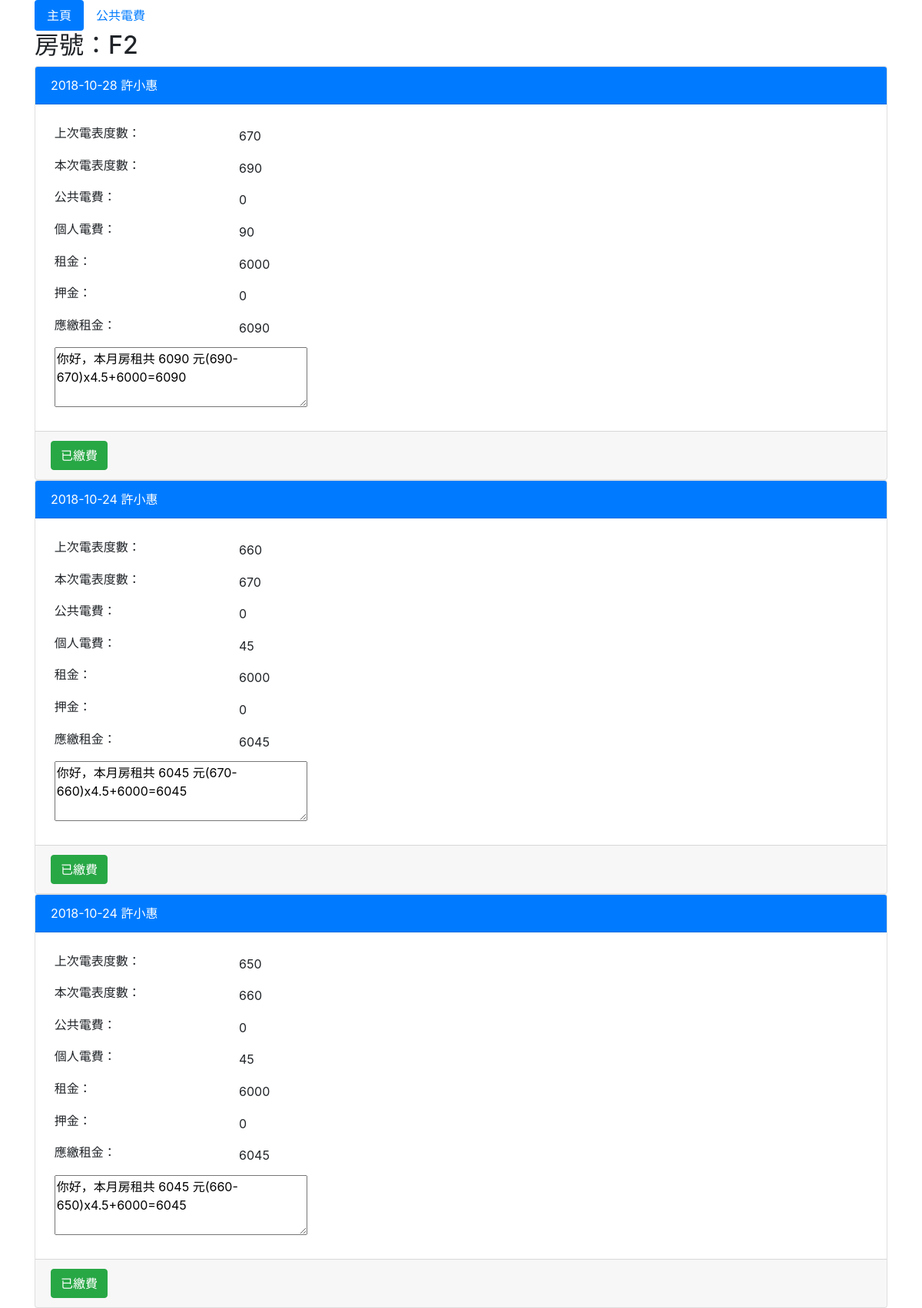
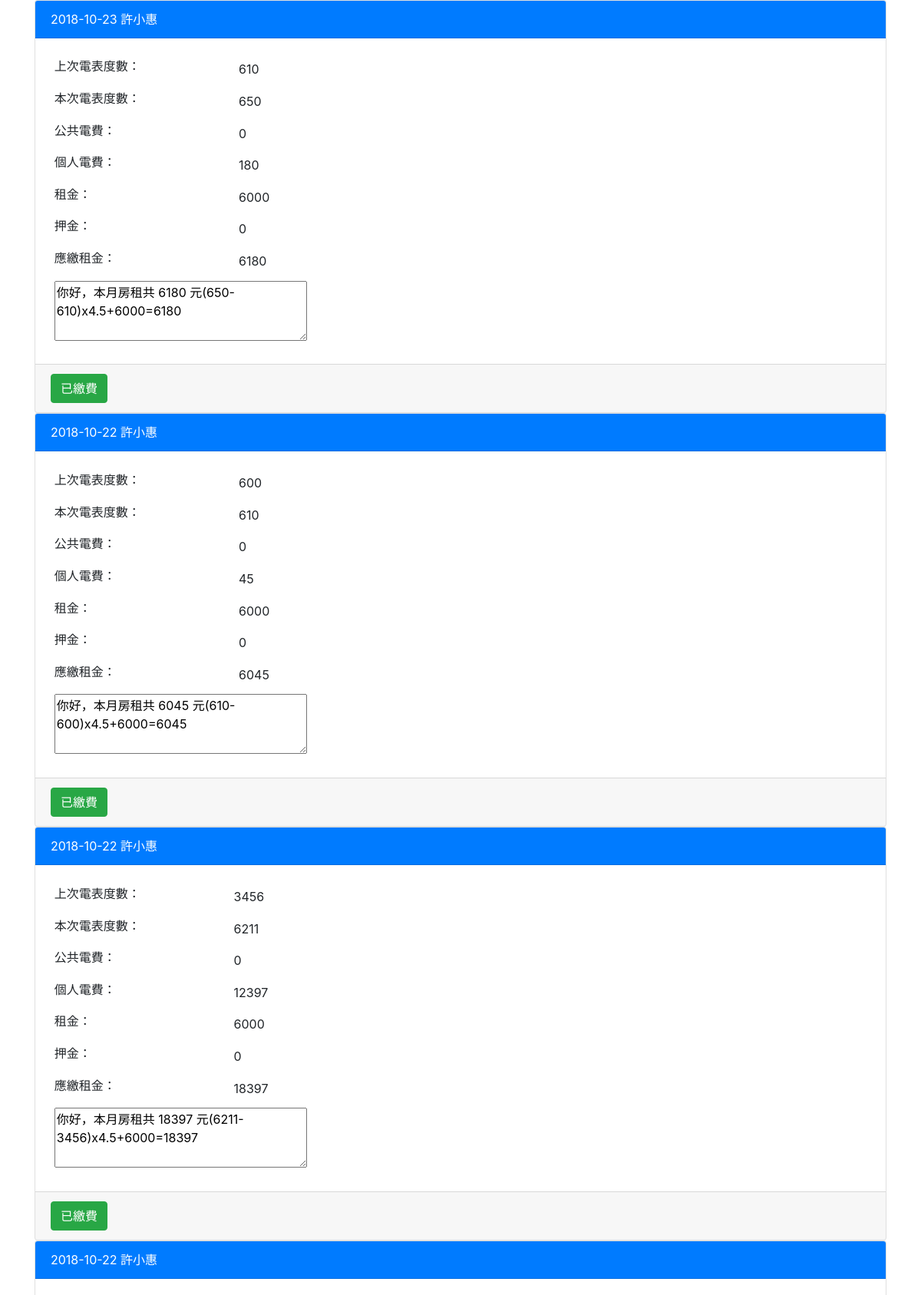
The app's page /polls/list/2 (upper part) with its own data (2 pictures, top to bottom).
### polls/models.py (models this page shows, shortened)
class DTSF02(models.Model):
	DTSF01 = models.ForeignKey(DTSF01, on_delete=models.CASCADE)
	INPUT_DATE = models.CharField(max_length=10)
	LAST_DEGREES = models.IntegerField(default=0)
	THIS_DEGREES = models.IntegerField(default=0)
	RENT_AMT = models.IntegerField(default=0)
	PUB_ELECTRIC_AMT = models.IntegerField(default=0)
	ELECTRIC_AMT =  models.IntegerField(default=0)
	DIPOSIT_AMT =  models.IntegerField(default=0)
	TOTAL_AMT =  models.IntegerField(default=0)
	MESSAGE = models.CharField(max_length=200)
	IS_CONF = models.BooleanField(default=False)

class DTSF01(models.Model):
	ROOM = models.CharField(max_length=3)
	BEGIN_DATE = models.CharField(max_length=10)
	NAME = models.CharField(max_length=20)
	END_DATE = models.CharField(max_length=10)
	CELL_PHONE = models.CharField(max_length=10)
	RENT_AMT = models.IntegerField(default=0)
	DIPOSIT = models.IntegerField(default=0)
	PUB_DASHBOARD = models.CharField(max_length=3,blank=True)
	THIS_DEGREES = models.IntegerField(default=0)
	TIMES = models.FloatField(default=0.0)
	ADDRESS = models.CharField(max_length=50)
	STATUS = models.CharField(max_length=1)

### polls/views.py (the view)
# urls.py: path('list/<int:dashboard_id>', views.list, name='list'),
def list(request, dashboard_id):
    DTSF01vo = get_object_or_404(DTSF01, pk=dashboard_id)
    DTSF02_list = DTSF01vo.dtsf02_set.order_by("-INPUT_DATE","-pk")
    return render(request, 'detail.html', locals())

### polls/templates/detail.html (shortened to what this page needs)
{% include "head.html" %}
{% load static %}
<div class="container">
  <ul class="nav nav-pills">
    <li class="nav-item">
      <a class="nav-link active" href="/polls/">主頁</a>
    <li class="nav-item">
      <a class="nav-link" href="/polls/electric/">公共電費</a>
  </ul>
</div>
<div class="container">
{% if DTSF02_list %}
	{% for sf02 in DTSF02_list %}
		{% if forloop.first %}
			  <h2>房號：{{DTSF01vo.ROOM}}</h2>
		{% endif %}
		<div class="card ">
			<div class="card-header bg-primary text-white">
				{% if sf02.IS_CONF %}
					{{ sf02.INPUT_DATE }}  {{DTSF01vo.NAME}}
				{% else %}
					<font color="pink" id="bill_title{{sf02.id}}">{{ sf02.INPUT_DATE }}  {{DTSF01vo.NAME}}</font>
				{% endif %}
			</div>
			<div class="card-body">
				<table class="table-sm"><tr>
					<td><label>上次電表度數</label>：<td>{{ sf02.LAST_DEGREES }}</td><tr>
					<td><label>本次電表度數</label>：<td>{{ sf02.THIS_DEGREES }}</td><tr>
					<td><label>公共電費</label>：<td>{{ sf02.PUB_ELECTRIC_AMT }}</td><tr>
					<td><label>個人電費</label>：<td>{{ sf02.ELECTRIC_AMT }}</td><tr>
					<td><label>租金</label>：<td>{{ sf02.RENT_AMT }}</td><tr>
					<td><label>押金</label>：<td>{{ sf02.DIPOSIT_AMT }}</td><tr>
					<td><label>應繳租金</label>：<td>{{ sf02.TOTAL_AMT }}</td><tr>
					<td colspan="2"><textarea cols="30" rows="3">{{ sf02.MESSAGE }}</textarea></td></table>
			</div>
			<div class="card-footer">
				{% if sf02.IS_CONF %}
					<button type="button" class="btn btn-success">已繳費</button>
				{% else %}
					<button type="button" class="btn btn-danger bill" data-id="{{sf02.id}}">待繳費</button>
				{% endif %}
			</div>
		</div>
	{% endfor %}
{% else %}
	找不到房號 {{DTSF01vo.ROOM}} 任何紀錄
{% endif %}
</div>
{% include "footer.html" %}

### records on screen
DTSF02: INPUT_DATE "2018-10-28", LAST_DEGREES "670", THIS_DEGREES "690", PUB_ELECTRIC_AMT "0", ELECTRIC_AMT "90", RENT_AMT "6000", DIPOSIT_AMT "0", TOTAL_AMT "6090", MESSAGE "你好，本月房租共 6090 元(690-670)x4.5+6000=6090", IS_CONF "已繳費"
DTSF01: ROOM "F2", NAME "許小惠"
DTSF02: INPUT_DATE "2018-10-24", LAST_DEGREES "660", THIS_DEGREES "670", PUB_ELECTRIC_AMT "0", ELECTRIC_AMT "45", RENT_AMT "6000", DIPOSIT_AMT "0", TOTAL_AMT "6045", MESSAGE "你好，本月房租共 6045 元(670-660)x4.5+6000=6045", IS_CONF "已繳費"
DTSF02: INPUT_DATE "2018-10-24", LAST_DEGREES "650", THIS_DEGREES "660", PUB_ELECTRIC_AMT "0", ELECTRIC_AMT "45", RENT_AMT "6000", DIPOSIT_AMT "0", TOTAL_AMT "6045", MESSAGE "你好，本月房租共 6045 元(660-650)x4.5+6000=6045", IS_CONF "已繳費"
DTSF02: INPUT_DATE "2018-10-23", LAST_DEGREES "610", THIS_DEGREES "650", PUB_ELECTRIC_AMT "0", ELECTRIC_AMT "180", RENT_AMT "6000", DIPOSIT_AMT "0", TOTAL_AMT "6180", MESSAGE "你好，本月房租共 6180 元(650-610)x4.5+6000=6180", IS_CONF "已繳費"
DTSF02: INPUT_DATE "2018-10-22", LAST_DEGREES "600", THIS_DEGREES "610", PUB_ELECTRIC_AMT "0", ELECTRIC_AMT "45", RENT_AMT "6000", DIPOSIT_AMT "0", TOTAL_AMT "6045", MESSAGE "你好，本月房租共 6045 元(610-600)x4.5+6000=6045", IS_CONF "已繳費"
DTSF02: INPUT_DATE "2018-10-22", LAST_DEGREES "3456", THIS_DEGREES "6211", PUB_ELECTRIC_AMT "0", ELECTRIC_AMT "12397", RENT_AMT "6000", DIPOSIT_AMT "0", TOTAL_AMT "18397", MESSAGE "你好，本月房租共 18397 元(6211-3456)x4.5+6000=18397", IS_CONF "已繳費"
DTSF02: INPUT_DATE "2018-10-22"
